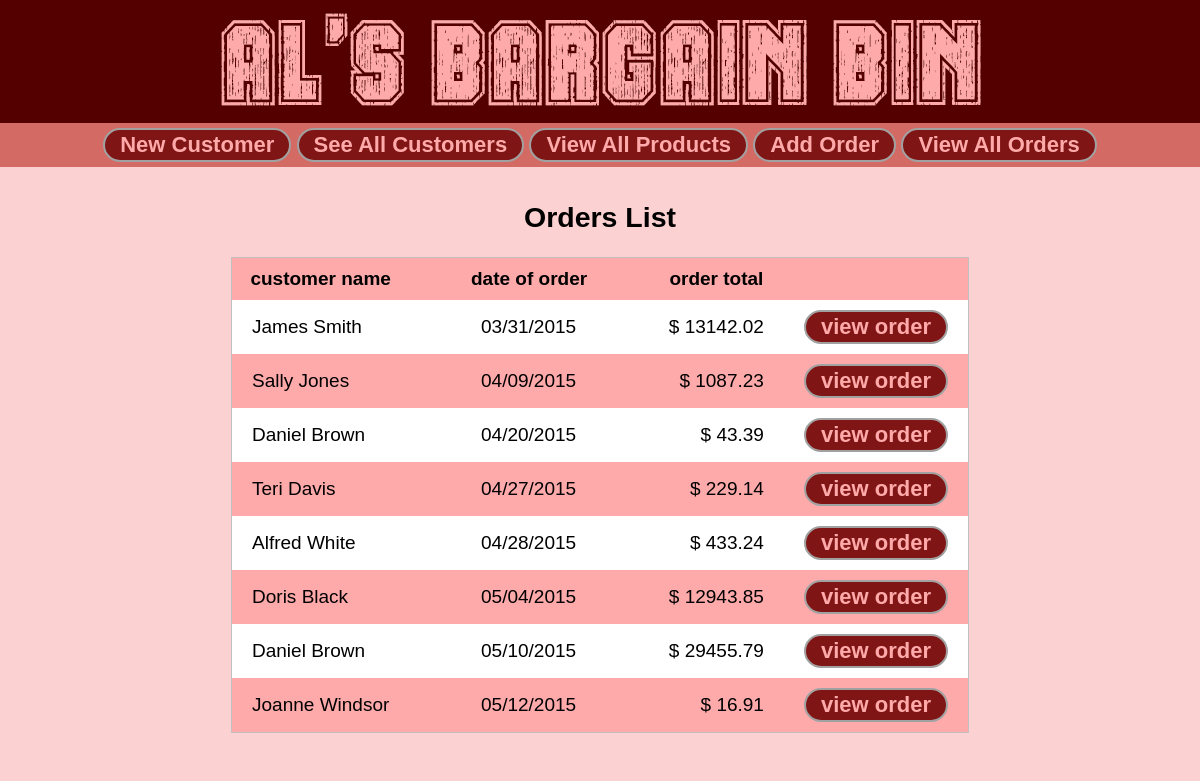
The page /vieworders.php on the database its author committed.
### tables this page shows
CREATE TABLE IF NOT EXISTS orders (
  order_id INT (10) NOT NULL AUTO_INCREMENT,
  order_date DATE NOT NULL, 
  customer_id INT(4) NOT NULL,
  PRIMARY KEY (order_id)  
);

### php/DBConnect.php (called while the page is built, shortened)
<?php
$connStatus=true;
?>

### vieworders.php (the view, shortened to what this page needs)
<?php
include "header.php";
include "php/DBConnect.php";
if ($conn->connect_errno) {
		echo "$mysqli->connect_errno";
}else{
	if ($connStatus){
		if (isset($_POST['submit'])){
			$selectSQL = "select p.name, p.price, CONCAT(c.first, ' ', c.last) AS 'customer_name', o.order_date ".
						"FROM products p, customers c, orders o, order_products op ".
						"WHERE p.product_id = op.product_id AND ".
						"op.order_id = o.order_id AND ".
						"o.customer_id = c.customer_id AND ".
						"o.order_id = ".$_POST['submit'].";";
			$result=$conn->query($selectSQL);
			if ($conn->error){
				echo "Query Error: $conn->error";
			}
			else{
				$initial=true;
				$orderTotal=0;
				echo "<h2 class='center'>Order Details</h2>\n";
				if ($result) {
						if($result->num_rows === 0){
							echo "<h3 class='center'>That order can not be viewed right now.</h3>\n";
						}else{
							while($row = mysqli_fetch_assoc($result)) {
								if ($initial){
									echo "<h3 class='center'>Customer: ".$row["customer_name"];
									echo "&nbsp;&nbsp;&nbsp;&nbsp;&nbsp;&nbsp;&nbsp;&nbsp;&nbsp;&nbsp;";
									echo "Order Date: ".date('m/d/Y',strtotime($row["order_date"]))."</h3>\n";
									echo "\n<table id='TblForm'>\n";
									echo "<tr>";
									echo "<th>Product</th>";
									echo "<th>&nbsp;&nbsp;&nbsp;&nbsp;</th>";
									echo "<th>Price</th>";
									echo "</tr>\n";
									$initial=false;
								}
								echo "<tr>";
								echo "<td>".$row["name"]."</td>";
								echo "<td>&nbsp;&nbsp;&nbsp;&nbsp;</td>";
								echo "<td class='right'>$ ".$row["price"]."</td>";
								echo "</tr>\n";
								$orderTotal+=$row["price"];
							}
							echo "<tr><td class='right bold' colspan='3'>Order Total: $ ".$orderTotal."</td></tr>\n";
						echo "</table>\n";
						}
				}
			}
		}else{
			$selectSQL = "SELECT CONCAT(a.first, ' ', a.last) AS 'customer_name', b.order_id, b.order_date AS 'order_date', ".
			"SUM(c.price) AS 'order_total' FROM customers a, orders b, products c, order_products d WHERE a.customer_id".
			" = b.customer_id AND b.order_id = d.order_id AND d.product_id = c.product_id GROUP BY b.order_id;";
			$result=$conn->query($selectSQL);
				if ($conn->error){
					echo "Query Error: $conn->error";
				}
				else{
					echo "<form method='post' action='vieworders.php'>";
					echo "<h2 class='center'>Orders List</h2>";
					echo "\n<table id='TblForm'>\n";
					echo "<tr><th>customer name</th><th>&nbsp;&nbsp;&nbsp;&nbsp;&nbsp;&nbsp;</th><th>date of order</th>".
					"<th>&nbsp;&nbsp;&nbsp;&nbsp;&nbsp;&nbsp;</th><th>order total</th><th></th></tr>\n";
					if ($result) {
						if($result->num_rows === 0){
							echo "<tr><td colspan='5' class='center bold'>There are no orders.</td></tr>\n";
						}else{
							while($row = mysqli_fetch_assoc($result)) {
								echo "<tr>";
								echo "<td>".$row["customer_name"]."</td>";
								echo "<td>&nbsp;</td>";
								echo "<td>".date('m/d/Y',strtotime($row["order_date"]))."</td>";
								echo "<td>&nbsp;</td>";
								echo "<td class='right'>$ ".$row["order_total"]."</td>";
								echo "<td><button type='submit' name='submit' value='".$row["order_id"]."'>view order</button></td>";
								echo "</tr>\n";
							}
						}
					}
					echo "</table>\n";
					echo "</form>";
				}
		}
	}
}
include "footer.php";
?>

### styles/styles.css (style rules this page uses)
body { background-color: #fcd1d1; color: black; font-family: Calibri, Arial; font-size: 19px; margin: 0; }
button, input[type=button], input[type=reset], input[type=submit] { font-size: 22px; font-weight: bold; padding: 2px 15px 2px 15px; background-color: #801515; color: #ffaaaa; border: 2px solid #a1a1a1; border-radius: 25px; }
table { margin-right: auto; margin-left: auto; background-color:whitesmoke; padding:0px 40px 40px 40px; border:1px silver solid; }
#TblForm { border-collapse:collapse; }
#TblForm tr:nth-child(odd) { background: #ffaaaa; }
#TblForm tr:nth-child(even) { background: #FFF; }
#TblForm th { padding:10px; }
#TblForm td { border:none; padding:10px 20px 10px 20px; }
#TblForm tr { border:none; }
.center { text-align:center; }
.right { text-align:right; }

### rows shown on the page
orders: customer_name "James Smith", order_date "03/31/2015", order_total "13142.02", $row["order_id"] 1 (drawn)
orders: customer_name "Sally Jones", order_date "04/09/2015", order_total "1087.23", $row["order_id"] 2 (drawn)
orders: customer_name "Daniel Brown", order_date "04/20/2015", order_total "43.39", $row["order_id"] 3 (drawn)
orders: customer_name "Teri Davis", order_date "04/27/2015", order_total "229.14", $row["order_id"] 4 (drawn)
orders: customer_name "Alfred White", order_date "04/28/2015", order_total "433.24", $row["order_id"] 5 (drawn)
orders: customer_name "Doris Black", order_date "05/04/2015", order_total "12943.85", $row["order_id"] 6 (drawn)
orders: customer_name "Daniel Brown", order_date "05/10/2015", order_total "29455.79", $row["order_id"] 7 (drawn)
orders: customer_name "Joanne Windsor", order_date "05/12/2015", order_total "16.91", $row["order_id"] 8 (drawn)
